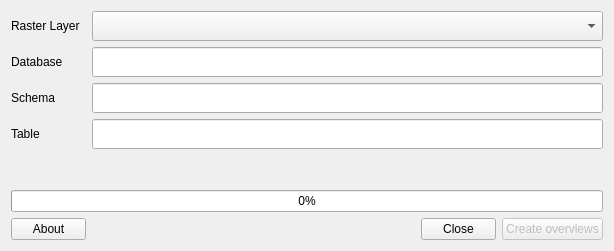
<?xml version="1.0" encoding="UTF-8"?>
<ui version="4.0">
 <class>PGRasterCreateOverviewsDialog</class>
 <widget class="QDialog" name="PGRasterCreateOverviewsDialog">
  <property name="geometry">
   <rect>
    <x>0</x>
    <y>0</y>
    <width>614</width>
    <height>251</height>
   </rect>
  </property>
  <property name="windowTitle">
   <string>PostGIS Raster Import</string>
  </property>
  <layout class="QGridLayout" name="gridLayout">
   <item row="3" column="0">
    <widget class="QLabel" name="label_3">
     <property name="text">
      <string>Schema</string>
     </property>
    </widget>
   </item>
   <item row="10" column="4">
    <widget class="QPushButton" name="btn_create">
     <property name="enabled">
      <bool>false</bool>
     </property>
     <property name="maximumSize">
      <size>
       <width>16777215</width>
       <height>16777215</height>
      </size>
     </property>
     <property name="text">
      <string>Create overviews</string>
     </property>
    </widget>
   </item>
   <item row="1" column="1" colspan="4">
    <widget class="QLineEdit" name="txt_dbname">
     <property name="minimumSize">
      <size>
       <width>0</width>
       <height>30</height>
      </size>
     </property>
     <property name="readOnly">
      <bool>true</bool>
     </property>
    </widget>
   </item>
   <item row="1" column="0">
    <widget class="QLabel" name="label_2">
     <property name="text">
      <string>Database</string>
     </property>
    </widget>
   </item>
   <item row="0" column="1" colspan="4">
    <widget class="QgsMapLayerComboBox" name="cmb_map_layer">
     <property name="minimumSize">
      <size>
       <width>0</width>
       <height>30</height>
      </size>
     </property>
     <property name="showCrs">
      <bool>true</bool>
     </property>
    </widget>
   </item>
   <item row="3" column="1" colspan="4">
    <widget class="QLineEdit" name="txt_schema">
     <property name="minimumSize">
      <size>
       <width>0</width>
       <height>30</height>
      </size>
     </property>
     <property name="readOnly">
      <bool>true</bool>
     </property>
    </widget>
   </item>
   <item row="6" column="0" colspan="2">
    <widget class="QLabel" name="progress_label">
     <property name="text">
      <string/>
     </property>
    </widget>
   </item>
   <item row="5" column="3">
    <spacer name="verticalSpacer">
     <property name="orientation">
      <enum>Qt::Vertical</enum>
     </property>
     <property name="sizeHint" stdset="0">
      <size>
       <width>20</width>
       <height>40</height>
      </size>
     </property>
    </spacer>
   </item>
   <item row="4" column="1" colspan="4">
    <widget class="QLineEdit" name="txt_table">
     <property name="minimumSize">
      <size>
       <width>0</width>
       <height>30</height>
      </size>
     </property>
     <property name="readOnly">
      <bool>true</bool>
     </property>
     <property name="clearButtonEnabled">
      <bool>false</bool>
     </property>
    </widget>
   </item>
   <item row="4" column="0">
    <widget class="QLabel" name="label_4">
     <property name="text">
      <string>Table</string>
     </property>
    </widget>
   </item>
   <item row="10" column="2">
    <spacer name="horizontalSpacer">
     <property name="orientation">
      <enum>Qt::Horizontal</enum>
     </property>
     <property name="sizeHint" stdset="0">
      <size>
       <width>40</width>
       <height>20</height>
      </size>
     </property>
    </spacer>
   </item>
   <item row="0" column="0">
    <widget class="QLabel" name="label">
     <property name="text">
      <string>Raster Layer</string>
     </property>
    </widget>
   </item>
   <item row="10" column="3">
    <widget class="QPushButton" name="btn_close">
     <property name="maximumSize">
      <size>
       <width>75</width>
       <height>16777215</height>
      </size>
     </property>
     <property name="text">
      <string>Close</string>
     </property>
    </widget>
   </item>
   <item row="9" column="0" colspan="5">
    <widget class="QProgressBar" name="progress_bar">
     <property name="value">
      <number>0</number>
     </property>
    </widget>
   </item>
   <item row="10" column="0">
    <widget class="QPushButton" name="btn_about">
     <property name="maximumSize">
      <size>
       <width>75</width>
       <height>16777215</height>
      </size>
     </property>
     <property name="text">
      <string>About</string>
     </property>
    </widget>
   </item>
  </layout>
 </widget>
 <customwidgets>
  <customwidget>
   <class>QgsMapLayerComboBox</class>
   <extends>QComboBox</extends>
   <header>qgsmaplayercombobox.h</header>
  </customwidget>
 </customwidgets>
 <resources/>
 <connections/>
</ui>
